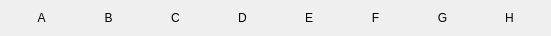
   <widget class="QWidget" name="horizontalLayoutWidget_2">
    <property name="geometry">
     <rect>
      <x>40</x>
      <y>1</y>
      <width>551</width>
      <height>31</height>
     </rect>
    </property>
    <layout class="QHBoxLayout" name="horizontalLayout_2">
     <item>
      <widget class="QLabel" name="letra_9">
       <property name="text">
        <string>A</string>
       </property>
       <property name="alignment">
        <set>Qt::AlignCenter</set>
       </property>
      </widget>
     </item>
     <item>
      <widget class="QLabel" name="letra_10">
       <property name="text">
        <string>B</string>
       </property>
       <property name="alignment">
        <set>Qt::AlignCenter</set>
       </property>
      </widget>
     </item>
     <item>
      <widget class="QLabel" name="letra_11">
       <property name="text">
        <string>C</string>
       </property>
       <property name="alignment">
        <set>Qt::AlignCenter</set>
       </property>
      </widget>
     </item>
     <item>
      <widget class="QLabel" name="letra_12">
       <property name="text">
        <string>D</string>
       </property>
       <property name="alignment">
        <set>Qt::AlignCenter</set>
       </property>
      </widget>
     </item>
     <item>
      <widget class="QLabel" name="letra_13">
       <property name="text">
        <string>E</string>
       </property>
       <property name="alignment">
        <set>Qt::AlignCenter</set>
       </property>
      </widget>
     </item>
     <item>
      <widget class="QLabel" name="letra_14">
       <property name="text">
        <string>F</string>
       </property>
       <property name="alignment">
        <set>Qt::AlignCenter</set>
       </property>
      </widget>
     </item>
     <item>
      <widget class="QLabel" name="letra_15">
       <property name="text">
        <string>G</string>
       </property>
       <property name="alignment">
        <set>Qt::AlignCenter</set>
       </property>
      </widget>
     </item>
     <item>
      <widget class="QLabel" name="letra_16">
       <property name="text">
        <string>H</string>
       </property>
       <property name="alignment">
        <set>Qt::AlignCenter</set>
       </property>
      </widget>
     </item>
    </layout>
   </widget>
